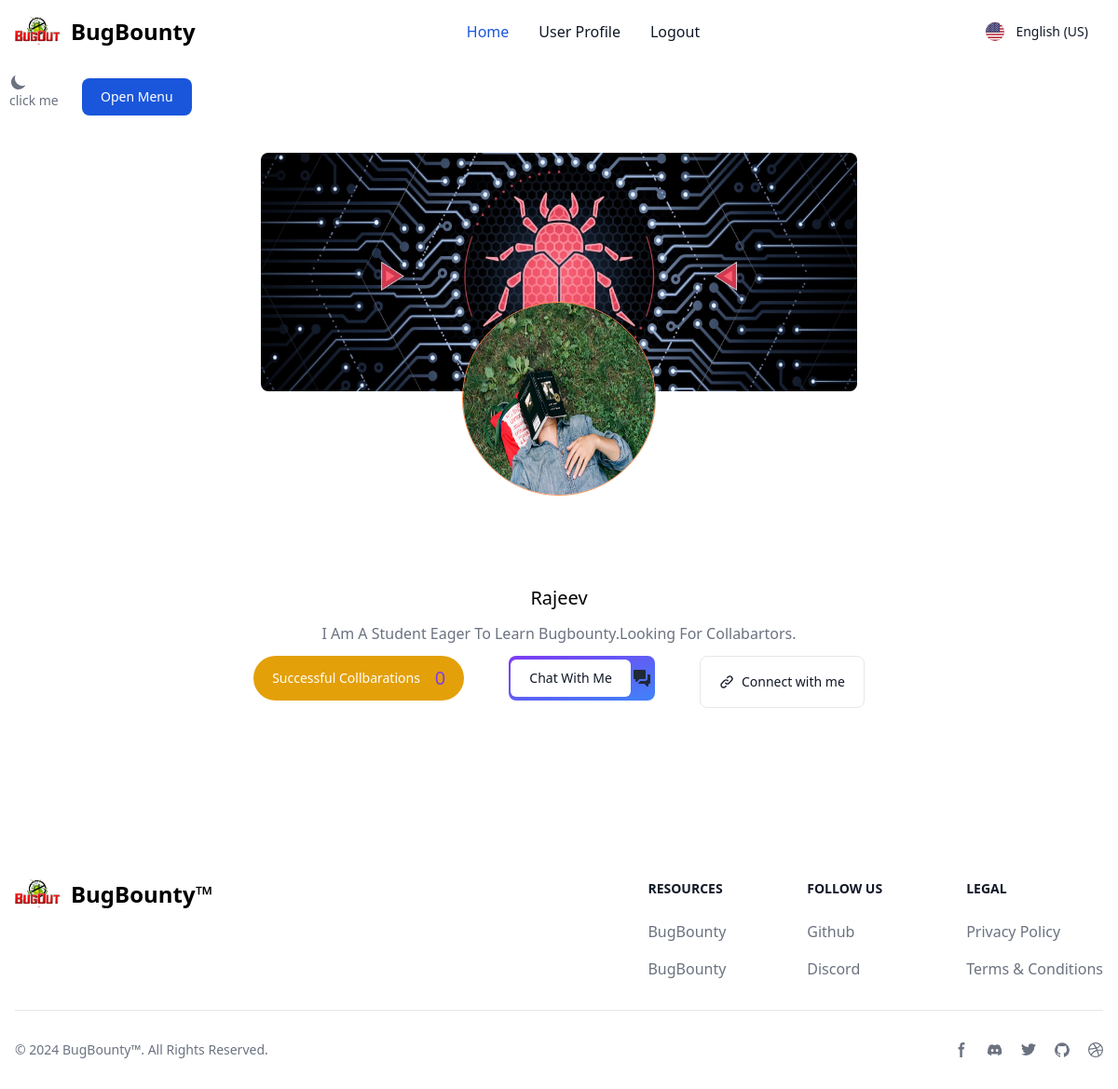
The app's page /userprofile/ (signed in), older data.
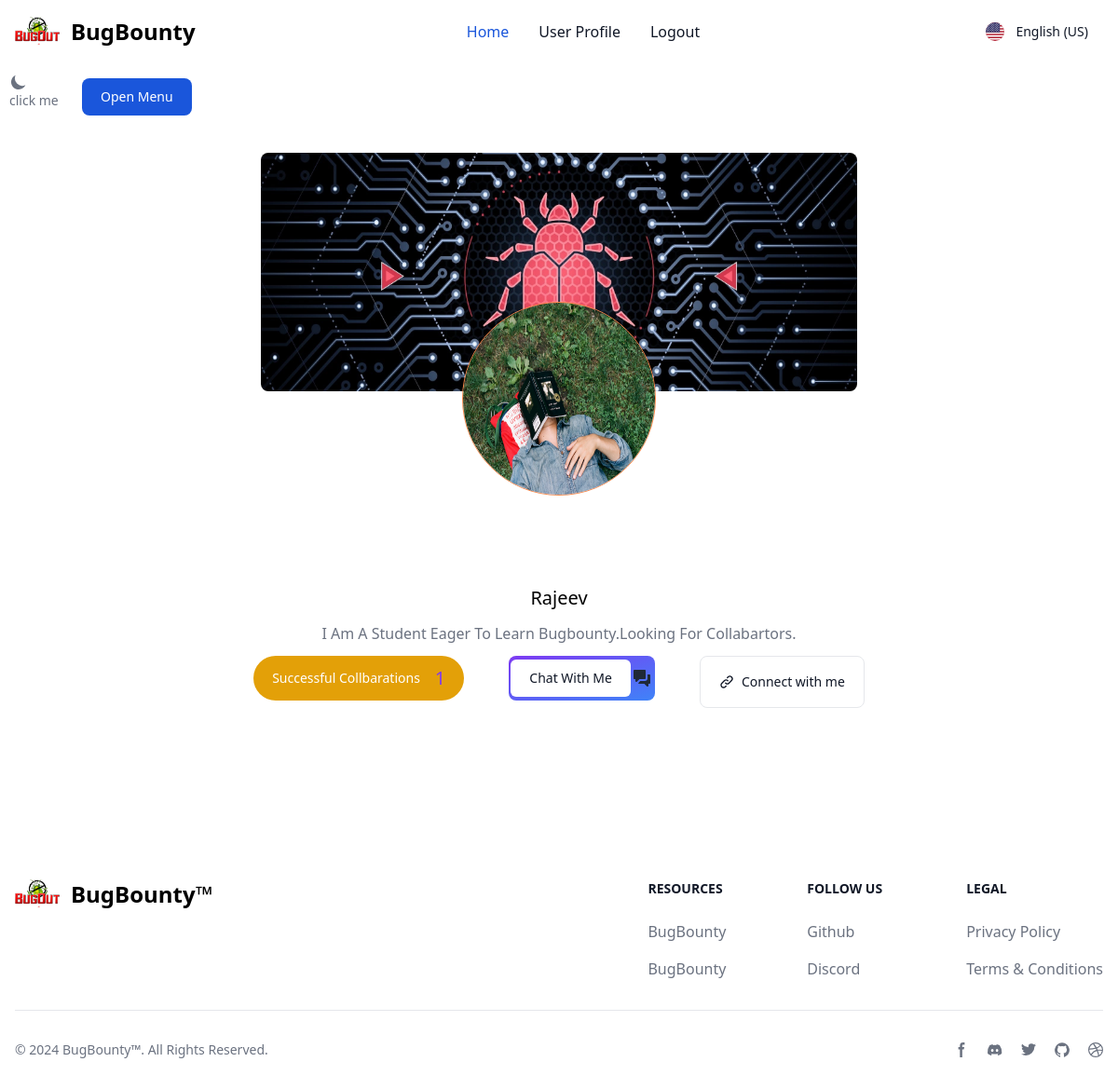
The same page, newer data.
### app/models.py (models this page shows)
class UserProfile(models.Model):
    user = models.ForeignKey(User, on_delete=models.CASCADE)
    username=models.CharField( max_length=150)
    profilepicture = models.ImageField(
        upload_to='images', height_field=None, width_field=None, max_length=None)
    banner = models.ImageField(
        upload_to='images', height_field=None, width_field=None, max_length=None, blank=True)
    about = models.TextField()
    collabs = models.IntegerField(default=0, null=True, blank=True)
    bugcrowd = models.CharField(max_length=150, blank=True)
    twitter = models.CharField(max_length=150, blank=True)
    fb = models.CharField(max_length=150, blank=True)
    insta = models.CharField(max_length=150, blank=True)
    phone = models.BigIntegerField(blank=True)

### app/views.py (the view)
# urls.py: path('userprofile/', user_profile, name='userprofile'),
@login_required(login_url='/login')
def user_profile(request):
    query = UserProfile.objects.filter(user=request.user)
    if query:
        return render(request, 'profile.html', {"query": query})
    else:
        return redirect(addUserProfile)

### app/templates/profile.html (shortened to what this page needs)
{% extends 'base.html' %} {% load static %} {% block content %}
<div class=" ">
  <div class="text-left ">
    <button class="text-white bg-blue-700  hover:bg-blue-800 focus:ring-4 focus:ring-blue-300 font-medium rounded-lg text-sm px-5 py-2.5 dark:bg-blue-600 dark:hover:bg-blue-700 focus:outline-none dark:focus:ring-blue-800" type="button" data-drawer-target="drawer-navigation" data-drawer-show="drawer-navigation" aria-controls="drawer-navigation">
   Open Menu
    </button>
  </div>
  <div class="flex flex-col md:flex-row justify-start items-center px-5 md:px-20">
    {% block pcontent %} {% for data in query %}
    <div class="m-10 dark:bg-dark w-auto md:w-[100rem]">
      <div class="flex justify-center items-center">
        {% if data.banner %}
        <img
          src="{{data.banner.url}}"
          alt=""
          class="h-64 w-auto md:w-[40rem] rounded-lg object-fill "
        />
        {% else %}
        <img
          src="{% static 'images/wallpaper.jpg' %}"
          alt=""
          class="h-64 w-auto md:w-[40rem] rounded-lg"
        />
        {% endif %}
      </div>
        <div class="flex justify-center items-start relative bottom-24 z-10">
        {% if data.profilepicture %}
        <img
            src="{{data.profilepicture.url}}"
            alt=""
            class="w-52 h-52 border border-orange-400 rounded-full object-fill cursor-pointer"
          />
          {% else %}
          <img
          src="{% static 'images/profilepic.webp' %}"
          alt=""
          class="w-52 h-52 border border-orange-400 rounded-full object-fill cursor-pointer"
        />
        {% endif %}
      </div>
      <div class="dark:text-white flex flex-col justify-center items-center">
        <h1 class="text-xl capitalize hover:text-orange-400 cursor-pointer">
          {{data.username}}
        </h1>
        <p
          class="mb-3 capitalize rtl:text-right text-gray-500 dark:text-gray-400 mt-3 text-justify"
        >
          {{data.about}}
        </p>
        <div class="flex gap-10">
          <button
            type="button"
            class="text-white  flex flex-col md:flex-row gap-2 justify-center items-center bg-yellow-400 hover:bg-yellow-500 focus:outline-none focus:ring-4 focus:ring-yellow-300 font-medium rounded-full text-sm px-5 py-2.5 text-center me-2 mb-2 dark:focus:ring-yellow-900"
          >
            Successful Collbarations
            <span class="text-purple-600 text-xl ml-2"> {{data.collabs}}</span>
          </button>
  {% if data.username|lower == request.user.username|lower %}
  <a
  href=""
  class="relative inline-flex items-center justify-center p-0.5 mb-2 me-2 overflow-hidden text-sm font-medium text-gray-900 rounded-lg group bg-gradient-to-br from-purple-600 to-blue-500 group-hover:from-purple-600 group-hover:to-blue-500 hover:text-white dark:text-white focus:ring-4 focus:outline-none focus:ring-blue-300 dark:focus:ring-blue-800"
>
<span
class="relative px-5 py-2.5 transition-all ease-in duration-75 bg-white dark:bg-gray-900 rounded-md group-hover:bg-opacity-0"
>
Chat With Me
</span>
</a>
  {% endif %}
          <button
            type="button"
            data-modal-target="crypto-modal"
            data-modal-toggle="crypto-modal"
            class="text-gray-900 bg-white hover:bg-gray-100 border border-gray-200 focus:ring-4 focus:outline-none focus:ring-gray-100 font-medium rounded-lg text-sm px-5 py-2.5 text-center inline-flex items-center dark:focus:ring-gray-600 dark:bg-gray-800 dark:border-gray-700 dark:text-white dark:hover:bg-gray-700"
          >
            Connect with me
          </button>
      </div>
    </div>
    {% endfor %} {% endblock pcontent %}
  </div>
 </div>
</div>
{% endblock content %}

Row changes from the older to the newer data that the page shows:
changed UserProfile "Rajeev": collabs "0" → "1"
